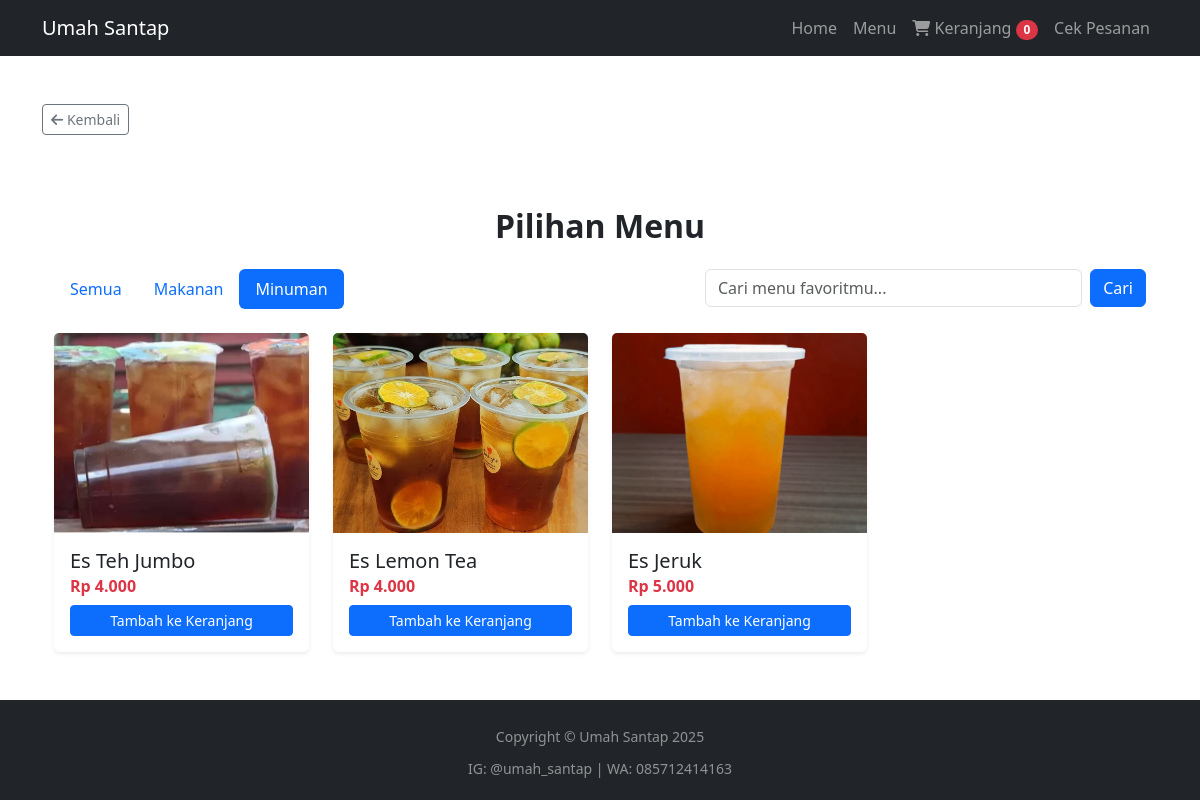
/menu.php?kategori=minuman, run on the app's committed database.
### tables this page shows
CREATE TABLE `menu` (
  `id_menu` int(11) NOT NULL AUTO_INCREMENT,
  `nama_menu` varchar(255) NOT NULL,
  `kategori` enum('makanan','minuman') NOT NULL,
  `harga` int(11) NOT NULL,
  `gambar` varchar(255) NOT NULL,
  `stok` int(11) DEFAULT 100,
  `rating` float DEFAULT 5,
  PRIMARY KEY (`id_menu`)
);

### menu.php (the view, shortened to what this page needs)
<?php include 'header.php'; ?>
<div class="py-5">
    <div class="container">
        <h2 class="text-center mb-4 fw-bold">Pilihan Menu</h2>
        <div class="row mb-4">
            <div class="col-md-7">
                <ul class="nav nav-pills">
                    <li class="nav-item"><a class="nav-link <?php echo !isset($_GET['kategori']) ? 'active' : ''; ?>" href="menu.php">Semua</a></li>
                    <li class="nav-item"><a class="nav-link <?php echo (isset($_GET['kategori']) && $_GET['kategori'] == 'makanan') ? 'active' : ''; ?>" href="menu.php?kategori=makanan">Makanan</a></li>
                    <li class="nav-item"><a class="nav-link <?php echo (isset($_GET['kategori']) && $_GET['kategori'] == 'minuman') ? 'active' : ''; ?>" href="menu.php?kategori=minuman">Minuman</a></li>
                </ul>
            </div>
            <div class="col-md-5">
                <form action="menu.php" method="GET" class="d-flex">
                    <input type="text" class="form-control" placeholder="Cari menu favoritmu..." name="search" value="<?php echo isset($_GET['search']) ? htmlspecialchars($_GET['search']) : ''; ?>">
                    <button class="btn btn-primary ms-2" type="submit">Cari</button>
                </form>
            </div>
        </div>
        <div class="row g-4">
            <?php
            $sql = "SELECT * FROM menu";
            $where = [];
            if (isset($_GET['kategori']) && !empty($_GET['kategori'])) {
                $kategori = $conn->real_escape_string($_GET['kategori']);
                $where[] = "kategori = '$kategori'";
            }
            if (!empty($where)) {
                $sql .= " WHERE " . implode(' AND ', $where);
            }
            $result = $conn->query($sql);
            if ($result->num_rows > 0) {
                while($row = $result->fetch_assoc()) {
            ?>
            <div class="col-md-6 col-lg-3">
                <div class="card h-100 shadow-sm border-0">
                    <img src="assets/img/<?php echo $row['gambar']; ?>" class="card-img-top" alt="<?php echo $row['nama_menu']; ?>" style="height: 200px; object-fit: cover;">
                    <div class="card-body d-flex flex-column">
                        <h5 class="card-title"><?php echo $row['nama_menu']; ?></h5>
                        <h6 class="card-subtitle mb-2 fw-bold text-danger">Rp <?php echo number_format($row['harga'], 0, ',', '.'); ?></h6>
                        <div class="mt-auto">
                           <button class="btn btn-sm btn-primary w-100 add-to-cart-btn"
                                   data-bs-toggle="modal"
                                   data-bs-target="#addToCartModal"
                                   data-id="<?php echo $row['id_menu']; ?>"
                                   data-nama="<?php echo htmlspecialchars($row['nama_menu']); ?>">
                                Tambah ke Keranjang
                            </button>
                        </div>
                    </div>
                </div>
            </div>
            <?php
                }
            } else {
                echo "<div class='col-12'><p class='text-center alert alert-warning'>Menu tidak ditemukan.</p></div>";
            }
            ?>
        </div>
    </div>
</div>
<div class="position-fixed bottom-0 end-0 p-3" style="z-index: 11">
</div>
<?php include 'footer.php'; ?>

### header.php (style rules this page uses)
body { padding-top: 56px; display: flex; flex-direction: column; min-height: 100vh; }
.container { flex: 1; }

### data on the page
menu: gambar (picture), nama_menu "Es Teh Jumbo", harga "4.000"
menu: gambar (picture), nama_menu "Es Lemon Tea", harga "4.000"
menu: gambar (picture), nama_menu "Es Jeruk", harga "5.000"

### other printed values
$total_items "0"
